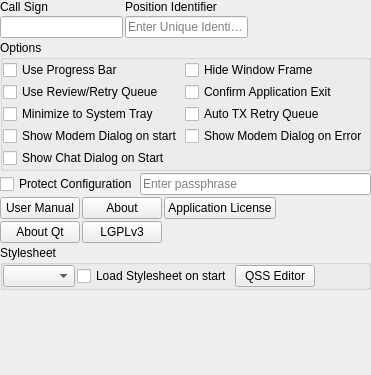
     <widget class="QWidget" name="tabGeneral">
      <attribute name="title">
       <string>General</string>
      </attribute>
      <layout class="QVBoxLayout" name="verticalLayout_7">
       <property name="spacing">
        <number>2</number>
       </property>
       <property name="leftMargin">
        <number>0</number>
       </property>
       <property name="topMargin">
        <number>0</number>
       </property>
       <property name="rightMargin">
        <number>0</number>
       </property>
       <property name="bottomMargin">
        <number>0</number>
       </property>
       <item>
        <layout class="QHBoxLayout" name="horizontalLayout_5">
         <item>
          <layout class="QVBoxLayout" name="verticalLayout_23">
           <item>
            <widget class="QLabel" name="label_22">
             <property name="text">
              <string>Call Sign</string>
             </property>
            </widget>
           </item>
           <item>
            <widget class="QLineEdit" name="lineEditCallsign">
             <property name="toolTip">
              <string>Enter a single call sign here</string>
             </property>
            </widget>
           </item>
          </layout>
         </item>
         <item>
          <layout class="QVBoxLayout" name="verticalLayout_25">
           <item>
            <widget class="QLabel" name="label_18">
             <property name="text">
              <string>Position Identifier</string>
             </property>
            </widget>
           </item>
           <item>
            <widget class="QLineEdit" name="lineEditPositionIdentifier">
             <property name="toolTip">
              <string>Enter a unique identifier here to distinguish this application from another</string>
             </property>
             <property name="placeholderText">
              <string>Enter Unique Identifier...</string>
             </property>
            </widget>
           </item>
          </layout>
         </item>
         <item>
          <spacer name="horizontalSpacer">
           <property name="orientation">
            <enum>Qt::Horizontal</enum>
           </property>
           <property name="sizeHint" stdset="0">
            <size>
             <width>40</width>
             <height>20</height>
            </size>
           </property>
          </spacer>
         </item>
        </layout>
       </item>
       <item>
        <widget class="QGroupBox" name="groupBox_3">
         <property name="title">
          <string>Options</string>
         </property>
         <layout class="QFormLayout" name="formLayout">
          <property name="horizontalSpacing">
           <number>2</number>
          </property>
          <property name="verticalSpacing">
           <number>2</number>
          </property>
          <property name="leftMargin">
           <number>0</number>
          </property>
          <property name="topMargin">
           <number>0</number>
          </property>
          <property name="rightMargin">
           <number>0</number>
          </property>
          <property name="bottomMargin">
           <number>0</number>
          </property>
          <item row="0" column="0">
           <widget class="QCheckBox" name="checkBoxUseProgressBar">
            <property name="toolTip">
             <string>Receive progress bar will be used when data is received.  Checksum headers must be used at distant end for this to work.</string>
            </property>
            <property name="text">
             <string>Use Progress Bar</string>
            </property>
           </widget>
          </item>
          <item row="0" column="1">
           <widget class="QCheckBox" name="checkBoxHideWindowFrame">
            <property name="toolTip">
             <string>Hides window frame to make UI smaller</string>
            </property>
            <property name="text">
             <string>Hide Window Frame</string>
            </property>
           </widget>
          </item>
          <item row="2" column="0">
           <widget class="QCheckBox" name="checkBoxUseSystemTray">
            <property name="toolTip">
             <string>Minimizes UI to system tray to clear up desktop</string>
            </property>
            <property name="text">
             <string>Minimize to System Tray</string>
            </property>
           </widget>
          </item>
          <item row="1" column="0">
           <widget class="QCheckBox" name="checkBoxUseRetryQueue">
            <property name="toolTip">
             <string>Enables review/retry queue for messages that failed to send due to error</string>
            </property>
            <property name="text">
             <string>Use Review/Retry Queue</string>
            </property>
           </widget>
          </item>
          <item row="3" column="0">
           <widget class="QCheckBox" name="checkBoxShowModemDialog">
            <property name="text">
             <string>Show Modem Dialog on start</string>
            </property>
           </widget>
          </item>
          <item row="4" column="0">
           <widget class="QCheckBox" name="checkBoxShowChatDialog">
            <property name="text">
             <string>Show Chat Dialog on Start</string>
            </property>
           </widget>
          </item>
          <item row="1" column="1">
           <widget class="QCheckBox" name="checkBoxConfirmExit">
            <property name="text">
             <string>Confirm Application Exit</string>
            </property>
           </widget>
          </item>
          <item row="2" column="1">
           <widget class="QCheckBox" name="checkBoxAutoTXRetryQueue">
            <property name="toolTip">
             <string>Automatically try to resend messages in review/retry queue every 15 minutes</string>
            </property>
            <property name="text">
             <string>Auto TX Retry Queue</string>
            </property>
           </widget>
          </item>
          <item row="3" column="1">
           <widget class="QCheckBox" name="checkBoxShowModemDialogOnError">
            <property name="text">
             <string>Show Modem Dialog on Error</string>
            </property>
           </widget>
          </item>
         </layout>
        </widget>
       </item>
       <item>
        <layout class="QHBoxLayout" name="horizontalLayout_2">
         <item>
          <widget class="QCheckBox" name="checkBoxProtectConfig">
           <property name="toolTip">
            <string>Protect configuration changes with password</string>
           </property>
           <property name="text">
            <string>Protect Configuration</string>
           </property>
          </widget>
         </item>
         <item>
          <widget class="QLineEdit" name="lineEditConfigPassphrase">
           <property name="toolTip">
            <string>Password used to protect configuration</string>
           </property>
           <property name="placeholderText">
            <string>Enter passphrase</string>
           </property>
          </widget>
         </item>
        </layout>
       </item>
       <item>
        <layout class="QHBoxLayout" name="horizontalLayout_4">
         <item>
          <widget class="QPushButton" name="pushButtonUserManual">
           <property name="toolTip">
            <string>Opens the current User Manual</string>
           </property>
           <property name="text">
            <string>User Manual</string>
           </property>
          </widget>
         </item>
         <item>
          <widget class="QPushButton" name="pushButtonAbout">
           <property name="toolTip">
            <string>Displays the About Dialog</string>
           </property>
           <property name="text">
            <string>About</string>
           </property>
          </widget>
         </item>
         <item>
          <widget class="QPushButton" name="pushButtonAppLicense">
           <property name="toolTip">
            <string>Displays application License</string>
           </property>
           <property name="text">
            <string>Application License</string>
           </property>
          </widget>
         </item>
         <item>
          <spacer name="horizontalSpacer_11">
           <property name="orientation">
            <enum>Qt::Horizontal</enum>
           </property>
           <property name="sizeHint" stdset="0">
            <size>
             <width>40</width>
             <height>20</height>
            </size>
           </property>
          </spacer>
         </item>
        </layout>
       </item>
       <item>
        <layout class="QHBoxLayout" name="horizontalLayout_15">
         <item>
          <widget class="QPushButton" name="pushButtonAboutQt">
           <property name="toolTip">
            <string>Displays About Qt dialog</string>
           </property>
           <property name="text">
            <string>About Qt</string>
           </property>
          </widget>
         </item>
         <item>
          <widget class="QPushButton" name="pushButtonLGPLv3">
           <property name="toolTip">
            <string>Displays Qt library license</string>
           </property>
           <property name="text">
            <string>LGPLv3</string>
           </property>
          </widget>
         </item>
         <item>
          <spacer name="horizontalSpacer_12">
           <property name="orientation">
            <enum>Qt::Horizontal</enum>
           </property>
           <property name="sizeHint" stdset="0">
            <size>
             <width>40</width>
             <height>20</height>
            </size>
           </property>
          </spacer>
         </item>
        </layout>
       </item>
       <item>
        <widget class="QGroupBox" name="groupBoxStyleSheet">
         <property name="title">
          <string>Stylesheet</string>
         </property>
         <layout class="QHBoxLayout" name="horizontalLayout_13">
          <property name="spacing">
           <number>2</number>
          </property>
          <property name="leftMargin">
           <number>0</number>
          </property>
          <property name="topMargin">
           <number>0</number>
          </property>
          <property name="rightMargin">
           <number>0</number>
          </property>
          <property name="bottomMargin">
           <number>0</number>
          </property>
          <item>
           <widget class="QComboBox" name="comboBoxSelectStyleSheet">
            <property name="sizePolicy">
             <sizepolicy hsizetype="Expanding" vsizetype="Fixed">
              <horstretch>0</horstretch>
              <verstretch>0</verstretch>
             </sizepolicy>
            </property>
            <property name="insertPolicy">
             <enum>QComboBox::InsertAlphabetically</enum>
            </property>
            <property name="sizeAdjustPolicy">
             <enum>QComboBox::AdjustToContents</enum>
            </property>
           </widget>
          </item>
          <item>
           <widget class="QCheckBox" name="checkBoxLoadStyleSheet">
            <property name="toolTip">
             <string>Load stylesheet on application start</string>
            </property>
            <property name="text">
             <string>Load Stylesheet on start</string>
            </property>
           </widget>
          </item>
          <item>
           <widget class="QPushButton" name="pushButtonEditStyleSheet">
            <property name="maximumSize">
             <size>
              <width>16777215</width>
              <height>16777215</height>
             </size>
            </property>
            <property name="toolTip">
             <string>Opens QSS editor </string>
            </property>
            <property name="text">
             <string>QSS Editor</string>
            </property>
           </widget>
          </item>
          <item>
           <spacer name="horizontalSpacer_4">
            <property name="orientation">
             <enum>Qt::Horizontal</enum>
            </property>
            <property name="sizeHint" stdset="0">
             <size>
              <width>20</width>
              <height>20</height>
             </size>
            </property>
           </spacer>
          </item>
         </layout>
        </widget>
       </item>
       <item>
        <spacer name="verticalSpacer_3">
         <property name="orientation">
          <enum>Qt::Vertical</enum>
         </property>
         <property name="sizeHint" stdset="0">
          <size>
           <width>20</width>
           <height>85</height>
          </size>
         </property>
        </spacer>
       </item>
      </layout>
     </widget>
